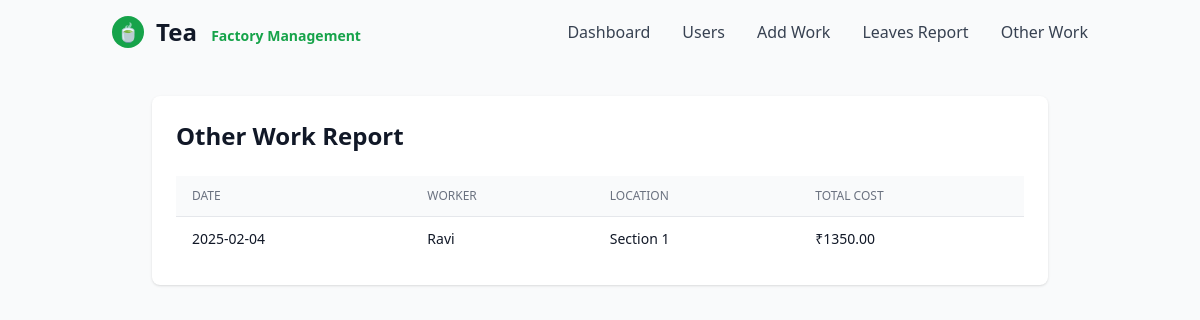
The page /other-work on the database its author committed.
### main.py (models this page shows, shortened)
class Work(Base):
    __tablename__ = "works"
    id = Column(Integer, primary_key=True, index=True)
    user_id = Column(Integer, ForeignKey("users.id"))
    tea_weight = Column(Float, nullable=True)
    tea_location = Column(String, nullable=True)
    other_cost = Column(Float, nullable=True)
    other_location = Column(String, nullable=True)
    advance_amount = Column(Float, nullable=True)
    created_at = Column(DateTime, server_default=func.now())
    work_date = Column(Date, nullable=False, server_default=func.current_date())

### main.py (the view)
@app.get("/other-work")
async def other_work_report(request: Request, db: Session = Depends(get_db)):
    results = db.query(
        Work.work_date,
        User.username,
        Work.other_location,
        func.sum(Work.other_cost).label('total_cost')
    ).join(User).filter(
        Work.other_cost > 0
    ).group_by(
        Work.user_id,
        Work.work_date,
        Work.other_location
    ).order_by(
        Work.work_date.desc(),
        User.username
    ).all()
    return templates.TemplateResponse("other_work.html", {
        "request": request,
        "records": results
    })

### templates/other_work.html
<!DOCTYPE html>
<html lang="en" class="dark">
<head>
    {% include "components/head.html" %}
</head>
<body class="min-h-full bg-gray-50 dark:bg-gray-900">
    <div class="container mx-auto">
        {% include "header.html" %}
        <div class="max-w-4xl mx-auto mt-8 p-6 bg-white dark:bg-gray-800 rounded-lg shadow">
            <h2 class="text-2xl font-bold mb-6 text-gray-900 dark:text-white">Other Work Report</h2>
            <div class="overflow-x-auto">
                <table class="min-w-full divide-y divide-gray-200 dark:divide-gray-600">
                    <thead class="bg-gray-50 dark:bg-gray-600">
                        <tr>
                            <th class="px-4 py-3 text-left text-xs font-medium text-gray-500 dark:text-gray-300 uppercase">Date</th>
                            <th class="px-4 py-3 text-left text-xs font-medium text-gray-500 dark:text-gray-300 uppercase">Worker</th>
                            <th class="px-4 py-3 text-left text-xs font-medium text-gray-500 dark:text-gray-300 uppercase">Location</th>
                            <th class="px-4 py-3 text-left text-xs font-medium text-gray-500 dark:text-gray-300 uppercase">Total Cost</th>
                        </tr>
                    </thead>
                    <tbody class="bg-white dark:bg-gray-700 divide-y divide-gray-200 dark:divide-gray-600">
                        {% for record in records %}
                        <tr>
                            <td class="px-4 py-3 whitespace-nowrap text-sm text-gray-900 dark:text-gray-100">
                                {{ record.work_date.strftime('%Y-%m-%d') }}
                            </td>
                            <td class="px-4 py-3 whitespace-nowrap text-sm text-gray-900 dark:text-gray-100">
                                {{ record.username }}
                            </td>
                            <td class="px-4 py-3 whitespace-nowrap text-sm text-gray-900 dark:text-gray-100">
                                {{ record.other_location }}
                            </td>
                            <td class="px-4 py-3 whitespace-nowrap text-sm text-gray-900 dark:text-gray-100">
                                ₹{{ "%.2f"|format(record.total_cost) }}
                            </td>
                        </tr>
                        {% endfor %}
                    </tbody>
                </table>
            </div>
        </div>
    </div>
</body>
</html>

### rows shown on the page
Work: work_date "2025-02-04", username "Ravi", other_location "Section 1", total_cost "1350.00"
